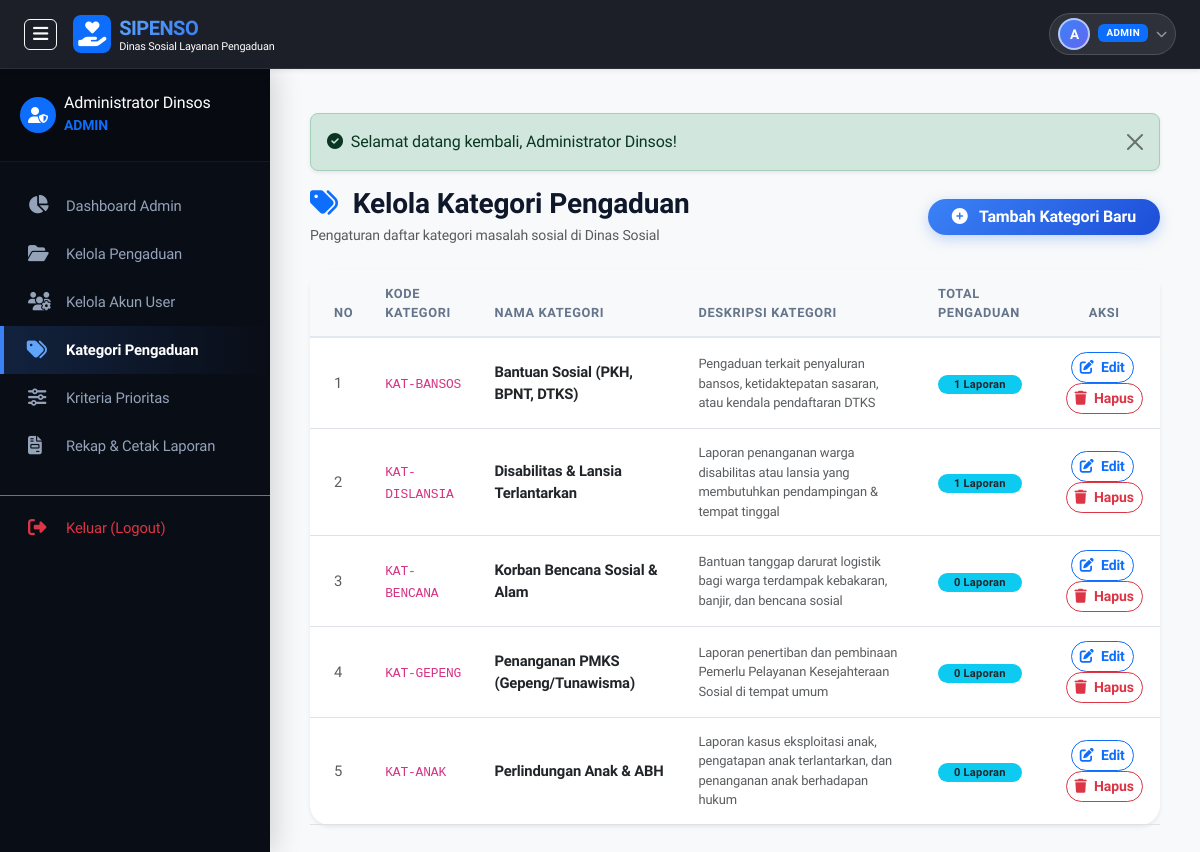
The app's page /admin/kategori.php (signed in) with its own data.
### tables this page shows
CREATE TABLE kategori (
    id INT AUTO_INCREMENT PRIMARY KEY,
    kode_kategori VARCHAR(30) NOT NULL UNIQUE,
    nama_kategori VARCHAR(100) NOT NULL,
    deskripsi TEXT NULL,
    created_at TIMESTAMP DEFAULT CURRENT_TIMESTAMP
);

### admin/kategori.php (the view, shortened to what this page needs)
<?php
require_once __DIR__ . '/../includes/header.php';
$kategori_list = [];
if ($pdo) {
    $stmt = $pdo->query("SELECT k.*, COUNT(p.id) AS total_pengaduan
                        FROM kategori k
                        LEFT JOIN pengaduan p ON k.id = p.kategori_id
                        GROUP BY k.id
                        ORDER BY k.nama_kategori ASC");
    $kategori_list = $stmt->fetchAll();
}
?>
<?php require_once __DIR__ . '/../includes/navbar.php'; ?>
<div class="wrapper-admin">
    <?php require_once __DIR__ . '/../includes/sidebar.php'; ?>
    <div id="content" class="bg-light">
        <div class="container-fluid">
            <?= get_flash(); ?>
            <div class="d-flex flex-column flex-md-row justify-content-between align-items-md-center mb-4 gap-3">
                <div>
                    <h3 class="fw-bold mb-1"><i class="fa-solid fa-tags text-primary me-2"></i> Kelola Kategori Pengaduan</h3>
                    <p class="text-muted small mb-0">Pengaturan daftar kategori masalah sosial di Dinas Sosial</p>
                </div>
                <button class="btn btn-primary rounded-pill px-4 fw-bold" data-bs-toggle="modal" data-bs-target="#modalTambahKategori">
                    <i class="fa-solid fa-plus-circle me-2"></i> Tambah Kategori Baru
                </button>
            </div>
            <div class="card card-custom border-0 shadow-sm">
                <div class="card-body p-0">
                    <div class="table-responsive">
                        <table class="table table-hover align-middle mb-0">
                            <thead class="table-light">
                                <tr>
                                    <th class="ps-4">No</th>
                                    <th>Kode Kategori</th>
                                    <th>Nama Kategori</th>
                                    <th>Deskripsi Kategori</th>
                                    <th>Total Pengaduan</th>
                                    <th class="text-center">Aksi</th>
                                </tr>
                            </thead>
                            <tbody>
                                <?php if (!empty($kategori_list)): ?>
                                    <?php foreach ($kategori_list as $idx => $kat): ?>
                                        <tr>
                                            <td class="ps-4 text-muted"><?= $idx + 1; ?></td>
                                            <td><code><?= sanitize($kat['kode_kategori']); ?></code></td>
                                            <td><span class="fw-bold text-dark"><?= sanitize($kat['nama_kategori']); ?></span></td>
                                            <td class="small text-muted"><?= sanitize($kat['deskripsi']); ?></td>
                                            <td><span class="badge bg-info text-dark px-3 py-1 rounded-pill"><?= (int)$kat['total_pengaduan']; ?> Laporan</span></td>
                                            <td class="text-center">
                                                <button class="btn btn-sm btn-outline-primary rounded-pill me-1"
                                                        data-bs-toggle="modal"
                                                        data-bs-target="#modalEditKategori<?= $kat['id']; ?>">
                                                    <i class="fa-solid fa-edit me-1"></i> Edit
                                                </button>
                                                <a href="<?= base_url('admin/kategori.php?delete=' . $kat['id']); ?>" class="btn btn-sm btn-outline-danger rounded-pill" onclick="return confirm('Hapus kategori ini?');">
                                                    <i class="fa-solid fa-trash me-1"></i> Hapus
                                                </a>
                                            </td>
                                        </tr>
                                    <?php endforeach; ?>
                                <?php endif; ?>
                            </tbody>
                        </table>
                    </div>
                </div>
            </div>
        </div>
    </div>
</div>
<?php require_once __DIR__ . '/../includes/footer.php'; ?>

### assets/css/style.css (style rules this page uses)
:root { --primary-color: #3b82f6; --primary-dark: #1d4ed8; --primary-light: #60a5fa; --secondary-color: #6366f1; --accent-color: #06b6d4; --success-color: #10b981; --warning-color: #f59e0b; --danger-color: #ef4444; --bg-body: #0f172a; --bg-body-light: #f8fafc; --card-bg: #ffffff; --text-main: #0f172a; --text-muted: #64748b; --sidebar-bg: #090d16; --sidebar-hover: #1e293b; --border-color: #e2e8f0; --shadow-sm: 0 2px 8px rgba(15, 23, 42, 0.04); --shadow-md: 0 8px 24px rgba(15, 23, 42, 0.08); --shadow-lg: 0 16px 40px rgba(15, 23, 42, 0.12); --shadow-glow-primary: 0 0 20px rgba(59, 130, 246, 0.35); --shadow-glow-success: 0 0 20px rgba(16, 185, 129, 0.35); --transition-smooth: all 0.25s cubic-bezier(0.4, 0, 0.2, 1); }
body { font-family: 'Plus Jakarta Sans', 'Inter', -apple-system, BlinkMacSystemFont, "Segoe UI", Roboto, sans-serif; background-color: var(--bg-body-light); color: var(--text-main); min-height: 100vh; display: flex; flex-direction: column; letter-spacing: -0.01em; }
.card-custom { background: var(--card-bg); border: 1px solid var(--border-color); border-radius: 20px; box-shadow: var(--shadow-sm); transition: var(--transition-smooth); }
.wrapper-admin { display: flex; width: 100%; align-items: stretch; min-height: calc(100vh - 65px); }
#content { width: 100%; padding: 28px; min-height: calc(100vh - 65px); transition: var(--transition-smooth); background-color: var(--bg-body-light); }
.btn { font-weight: 600; transition: var(--transition-smooth); letter-spacing: -0.01em; }
.btn-primary { background: linear-gradient(135deg, #3b82f6 0%, #1d4ed8 100%); border: none; box-shadow: 0 4px 14px rgba(59, 130, 246, 0.3); }
.table { --bs-table-bg: transparent; font-size: 0.925rem; }
.table thead th { font-size: 0.8rem; text-transform: uppercase; letter-spacing: 0.05em; font-weight: 700; color: #64748b; border-bottom: 2px solid var(--border-color); padding: 14px 16px; }
.table tbody td { padding: 14px 16px; vertical-align: middle; transition: var(--transition-smooth); }
.badge { font-weight: 600; letter-spacing: 0.02em; padding: 0.4em 0.8em; }

### records on screen
kategori: kode_kategori "KAT-BANSOS", nama_kategori "Bantuan Sosial (PKH, BPNT, DTKS)", deskripsi "Pengaduan terkait penyaluran bansos, ketidaktepatan sasaran, atau kendala pendaftaran DTKS", total_pengaduan "1"
kategori: kode_kategori "KAT-DISLANSIA", nama_kategori "Disabilitas & Lansia Terlantarkan", deskripsi "Laporan penanganan warga disabilitas atau lansia yang membutuhkan pendampingan & tempat tinggal", total_pengaduan "1"
kategori: kode_kategori "KAT-BENCANA", nama_kategori "Korban Bencana Sosial & Alam", deskripsi "Bantuan tanggap darurat logistik bagi warga terdampak kebakaran, banjir, dan bencana sosial", total_pengaduan "0"
kategori: kode_kategori "KAT-GEPENG", nama_kategori "Penanganan PMKS (Gepeng/Tunawisma)", deskripsi "Laporan penertiban dan pembinaan Pemerlu Pelayanan Kesejahteraan Sosial di tempat umum", total_pengaduan "0"
kategori: kode_kategori "KAT-ANAK", nama_kategori "Perlindungan Anak & ABH", deskripsi "Laporan kasus eksploitasi anak, pengatapan anak terlantarkan, dan penanganan anak berhadapan hukum", total_pengaduan "0"

### other values on screen
substr($nama_user, 0, 1) "A"
$role "ADMIN"
$_SESSION['nama_lengkap'] "Administrator Dinsos"
$flash['message'] "Selamat datang kembali, Administrator Dinsos!"
